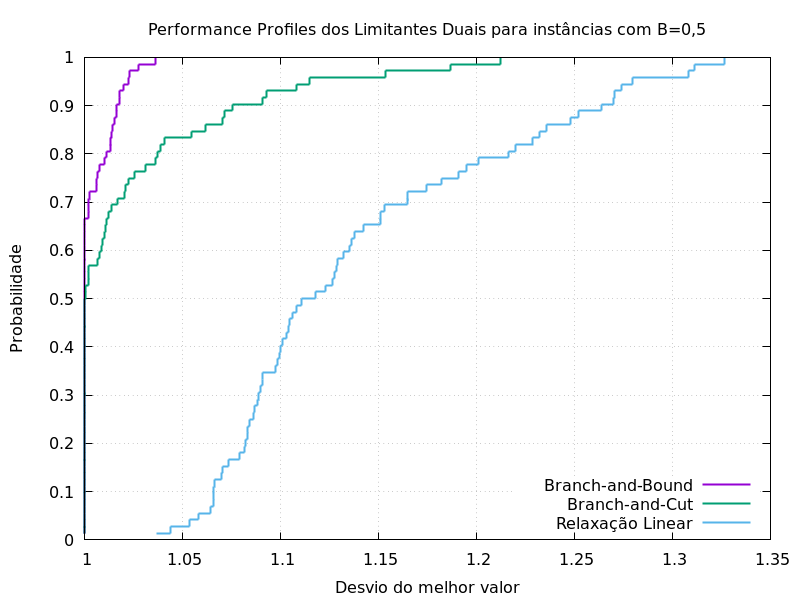

Recreate this plot in gnuplot.
#! /usr/bin/gnuplot
set terminal pngcairo size 800,600 
set grid
set output "05-dual.png"
set title "Performance Profiles dos Limitantes Duais para instâncias com B=0,5"
set xlabel "Desvio do melhor valor"
set ylabel "Probabilidade"
set key right bottom
plot "05-dual.csv" using 3:1 with steps linewidth 2 title "Branch-and-Bound", "05-dual.csv" using 4:1 with steps linewidth 2 title "Branch-and-Cut", "05-dual.csv" using 2:1 with steps linewidth 2 title "Relaxação Linear"
